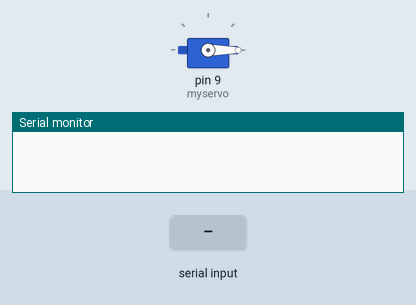
Recording of a sketch running on a simulated Arduino Uno, built with avr-gcc and run on an emulated ATmega328P. Shown: servo, the last lines printed to the serial monitor. The test bench sets the inputs (shaded band).

Above: at 1.2 s.
1.3 s: "1\n" received over Serial
At 1.7 s:
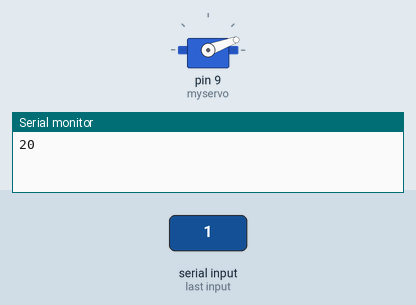
2.8 s: "4\n" received over Serial
At 4.0 s:
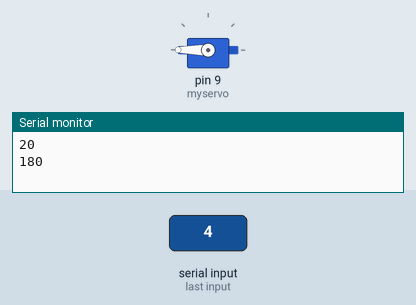
4.3 s: "2\n" received over Serial
At 5.2 s:
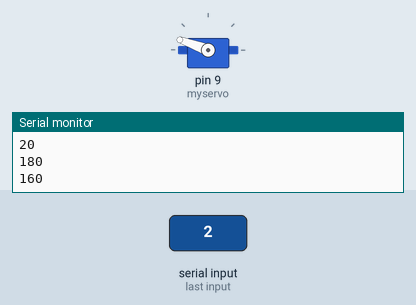
5.8 s: "2\n" received over Serial
At 6.4 s:
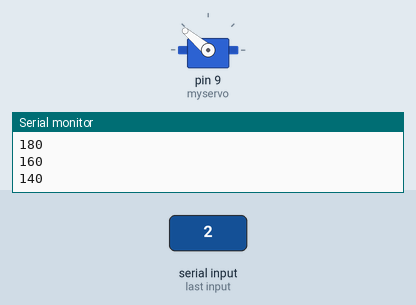
7.3 s: "3\n" received over Serial
At 8.7 s:
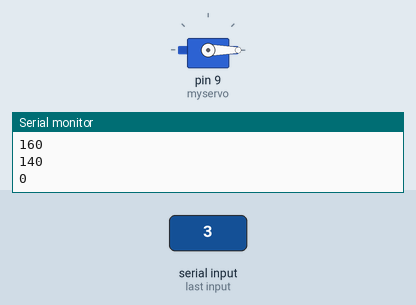
Timing chart, 0 to 9.8 s (numbered marks = the images above; inputs shaded):
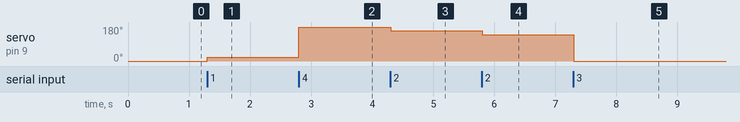

The sketch:

exercicio3.ino
```cpp
#include <Servo.h>
int x,posicao;
Servo myservo; // cria o objeto

void setup() {
  myservo.attach(9);
  Serial.begin(9600);
}

void loop() {
  if (Serial.available()>0){
  x = Serial.parseInt();
  }
  if(x==1){
  posicao = posicao+20;
  if (posicao>180) {posicao=180;}
    Serial.println(posicao);
  }
  if(x==2){
  posicao = posicao-20;
  if (posicao<0) {posicao=0;}
    Serial.println(posicao);
  }
  if(x==3){
  posicao = 0;
  Serial.println(posicao);
  }
  if(x==4){
  posicao = 180;
  Serial.println(posicao);
  }
  x=0;
  myservo.write(posicao);
  delay(100);
}
```

Measured:
- after the input at 1.3 s, servo on pin 9 (myservo): 0° → 20° at once
- after the input at 2.8 s, servo on pin 9 (myservo): 20° → 180° at once
- after the input at 4.3 s, servo on pin 9 (myservo): 180° → 160° at once
- after the input at 5.8 s, servo on pin 9 (myservo): 160° → 140° at once
- after the input at 7.3 s, servo on pin 9 (myservo): 140° → 0° at once
